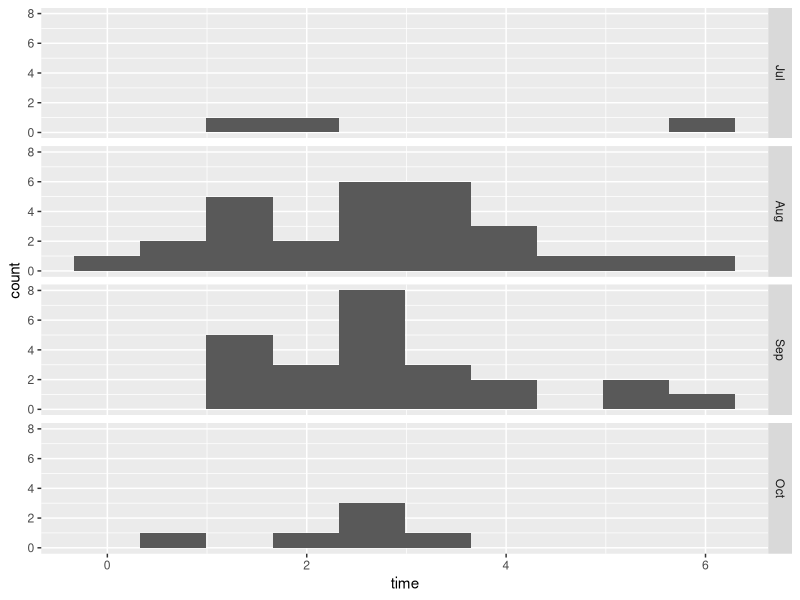
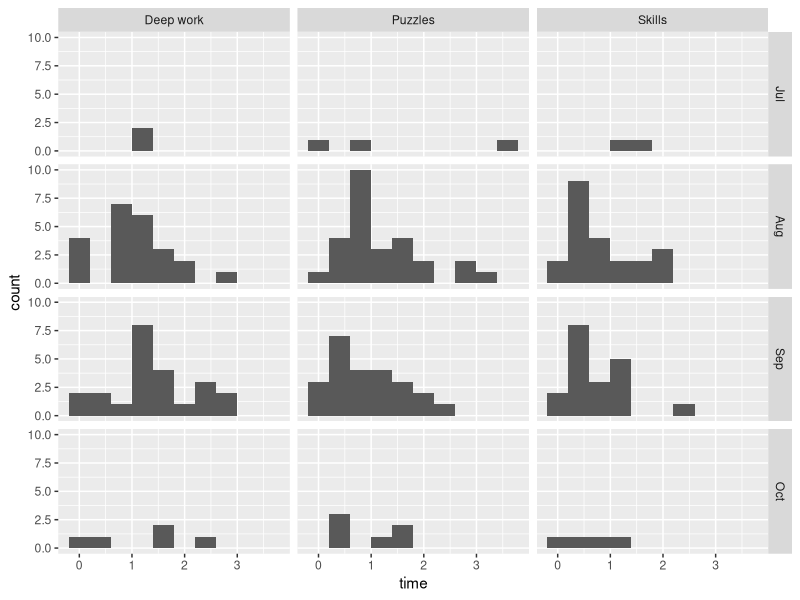
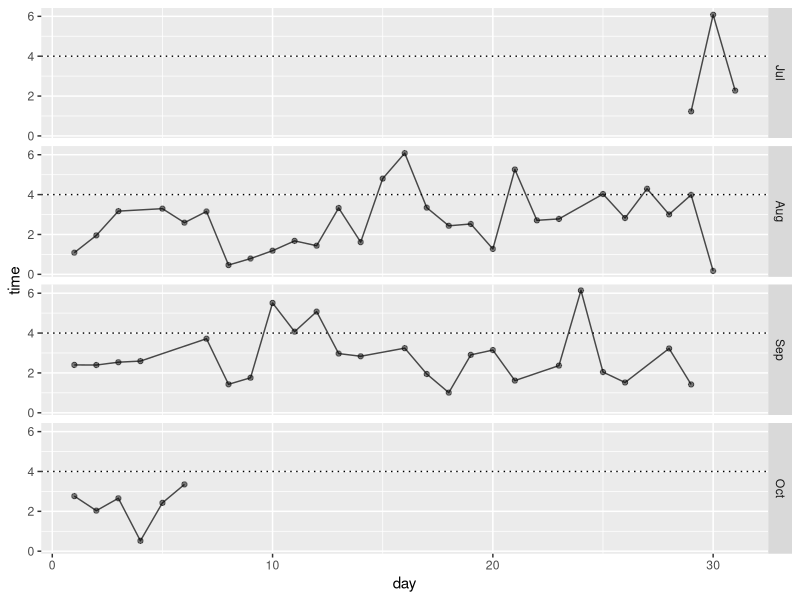
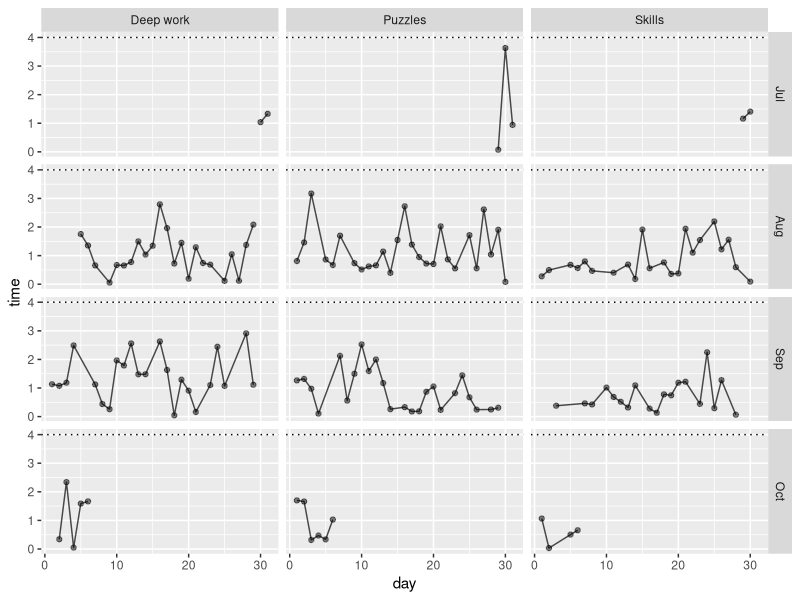

R code for these plots, in order:
## ---- chunk 1
# packages
library(tidyverse)

# get data
tracker_data <- readr::read_csv("atracker-data-2018-11-12.csv") %>%
  # tidy up columns
  rename(start = `Start time`,
         end = `End time`,
         duration = Duration,
         hours = `Duration in hours`,
         category = Category,
         project = `Task name`) %>%
  # drop things unused features
  select(-`Task description`, -Note) %>% 
  # convert dates to date objects in R
  mutate(start = lubridate::dmy_hm(start),
         end = lubridate::dmy_hm(end),
         duration = lubridate::as.duration(duration),
         day = lubridate::day(start),
         month = lubridate::month(start, label = TRUE),
         date = lubridate::date(start))



## ---- chunk 2
# plot monthly distributions
tracker_data %>% 
  filter(category != "Wellness") %>%  # for now, need to join in calendar and munge yoga
  group_by(date, month) %>% 
  summarise(time = sum(duration) / 3600) %>%
  ggplot(aes(x = time)) +
  geom_histogram(bins = 10) +
  facet_grid(month ~ .)

## ---- chunk 3
# plot monthly by category distributions
tracker_data %>% 
  group_by(date, category, month) %>% 
  summarise(time = sum(duration) / 3600) %>%
  filter(category != "Wellness") %>%  # for now, need to join in calendar and munge yoga
  ggplot(aes(x = time)) +
  geom_histogram(bins = 10) +
  facet_grid(month ~ category)

## ---- chunk 4
# plot monthly by category distributions
tracker_data %>% 
  filter(category != "Wellness") %>%  # for now, need to join in calendar and munge yoga
  group_by(day, month) %>% 
  summarise(time = sum(duration) / 3600) %>% 
  ggplot(aes(x = day, y = time)) +
  geom_line(alpha = 0.7) +
  geom_point(alpha = 0.5) +
  geom_hline(yintercept = 4, linetype = "dotted") +
  facet_grid(month ~ .)

# with categories
tracker_data %>% 
  filter(category != "Wellness") %>%  # for now, need to join in calendar and munge yoga
  group_by(day, month, category) %>% 
  summarise(time = sum(duration) / 3600) %>% 
  ggplot(aes(x = day, y = time)) +
  geom_line(alpha = 0.7) +
  geom_point(alpha = 0.5) +
  geom_hline(yintercept = 4, linetype = "dotted") +
  facet_grid(month ~ category)

